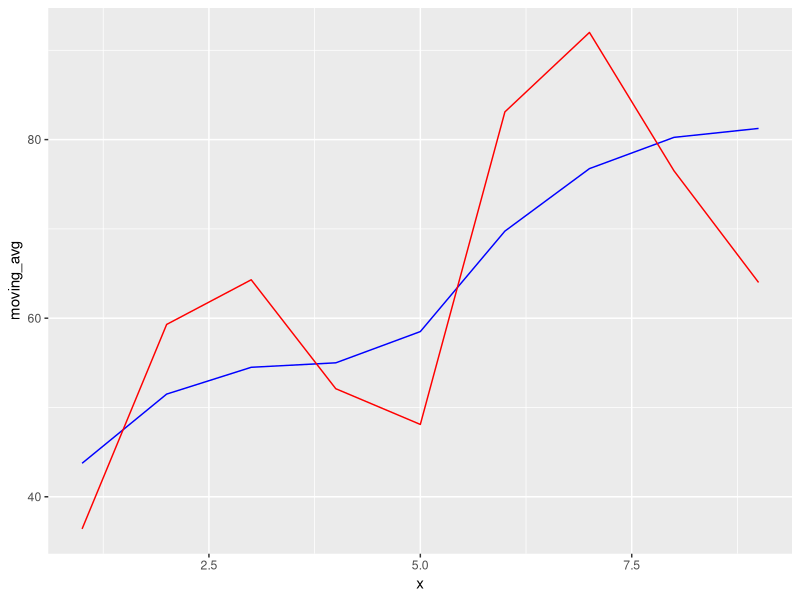
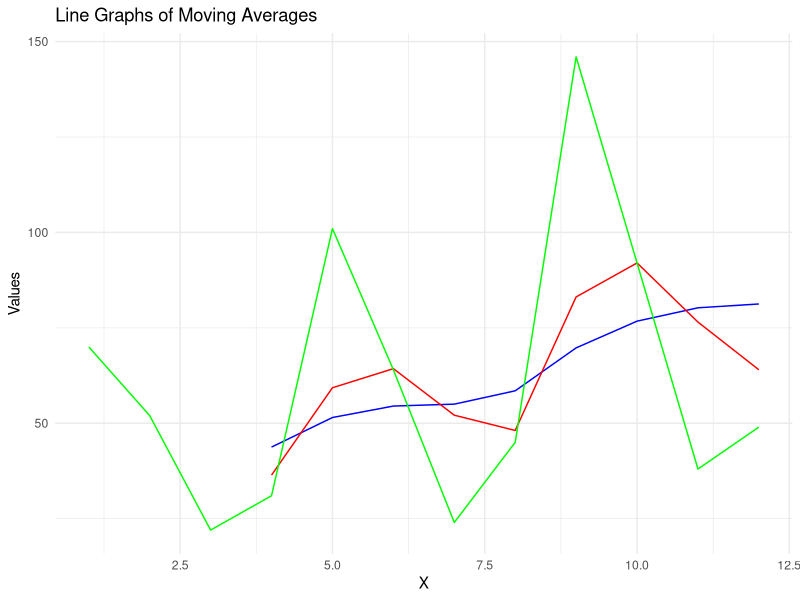
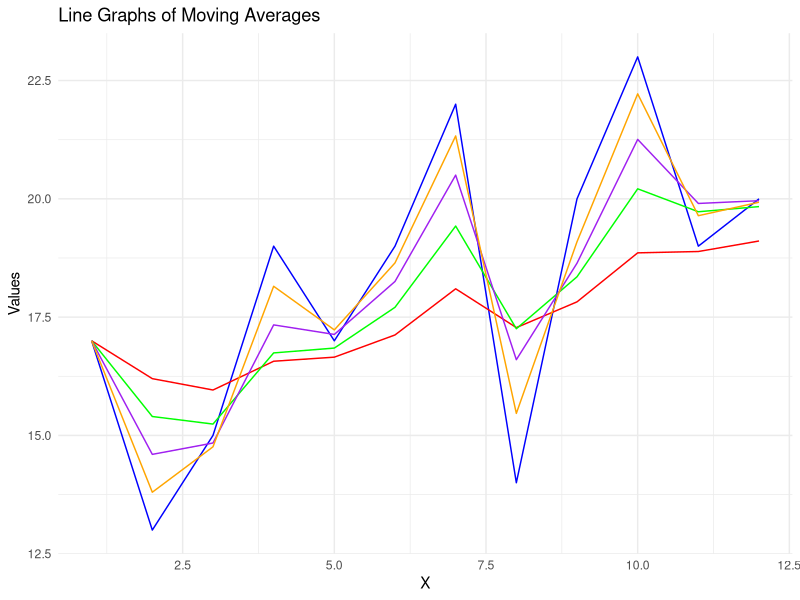
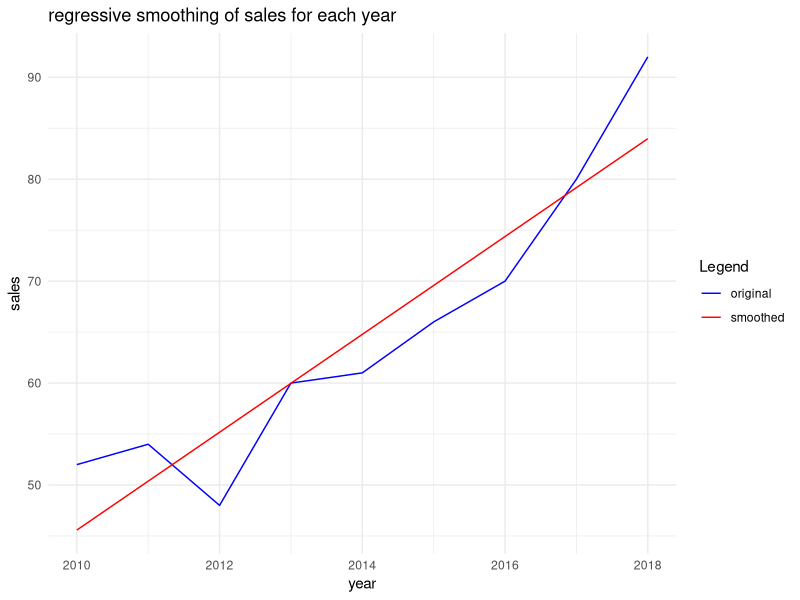
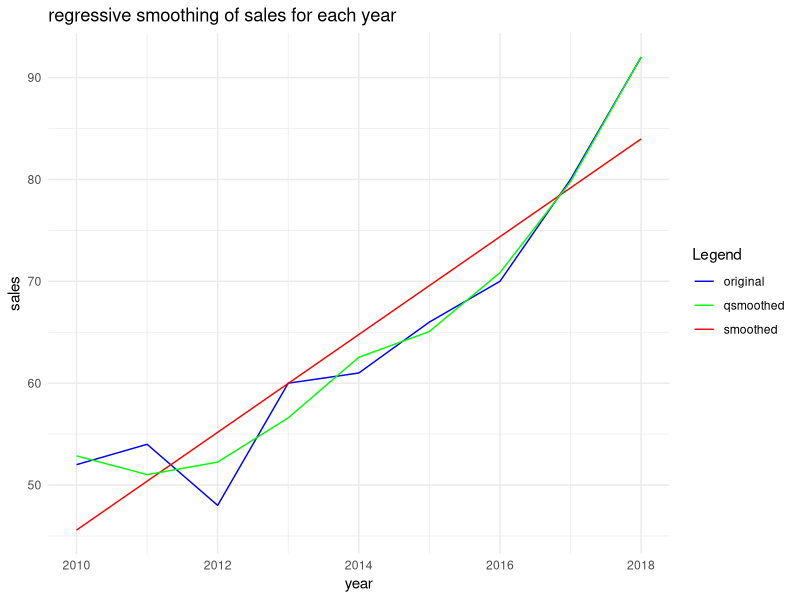
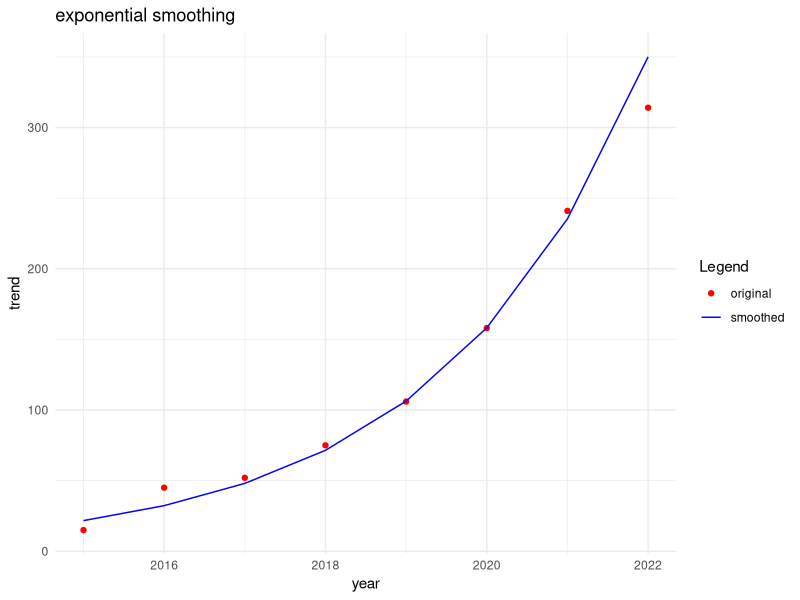

These charts were generated, in order, by the following R code:
## ---- chunk 1
season = rep(c("summer", "monsoon", "winter", "spring"), 3)

data = data.frame(season = season,
                  year = c(rep(2020, 4),
                           rep(2021, 4),
                           rep(2022, 4)),
                  levels = c(70, 52, 22, 31, 101, 64, 24, 45, 146, 92, 38, 49))

data

## ---- chunk 2
library(zoo)
data$moving_avg =  rollapply(data$levels, width = 4, FUN = mean, align = 'right', fill = NA)
data 
## ---- chunk 3
wgt = c(1, 2, 3, 4)

weighted_avg = function(x){
  sum(x * wgt)/ sum(wgt)
}

data$wgt_avg = rollapply(data$levels, width = 4, FUN = weighted_avg, align = 'right', fill = NA)

data
## ---- chunk 4
x = seq(1, 9)

plot_data = data.frame(x,
             moving_avg = na.omit(data$moving_avg),
             wgt_mvn_avg = na.omit(data$wgt_avg))

plot_data
## ---- chunk 5
library(ggplot2)

ggplot(plot_data, aes(x=x))+
  geom_line(aes(y = moving_avg), color = "blue")+
  geom_line(aes(y = wgt_mvn_avg), color = "red")
  labs(title = "Line Graphs of Moving Averages",
       x = "X",
       y = "Values") +
  scale_color_manual(name = "Legend", values = c("moving_avg" = "blue", "wgt_mvn_avg" = "red")) +
  theme_minimal()
## ---- chunk 6
ggplot(data, aes(x = seq(1,12)))+
  geom_line(aes(y = moving_avg), color = "blue")+
  geom_line(aes(y = wgt_avg), color = "red")+
  geom_line(aes(y = levels), color = "green")+
  labs(title = "Line Graphs of Moving Averages",
       x = "X",
       y = "Values") +
  scale_color_manual(name = "Legend", values = c("moving_avg" = "blue", "wgt_mvn_avg" = "red","original data" = "green")) +
  theme_minimal()
## ---- chunk 7
exp_data = data.frame(year = c(rep(2018, 3),
                               rep(2019, 3),
                               rep(2020, 3),
                               rep(2021, 3)),
                      period = rep(c("I", "II", "III"), 4),
                      no_claims = c(17, 13, 15, 19, 17, 19, 22, 14, 20, 23, 19, 20))

exp_data
## ---- chunk 8
exp_smooth = function(alpha, x){
  a = c(x[1])
  
  b = length(a)
  for(i in c(2:length(x))){
    val = (alpha * x[i]) + (1- alpha) * a[i -1]
    a = c(a,val)
  }
  
  return(a)
}
## ---- chunk 9
x_exp = exp_data$no_claims
exp_data$alpha_0.2 = exp_smooth(0.2, x_exp)
exp_data$alpha_0.4 = exp_smooth(0.4, x_exp)
exp_data$alpha_0.6 = exp_smooth(0.6, x_exp)
exp_data$alpha_0.8 = exp_smooth(0.8, x_exp)

exp_data
## ---- chunk 10
ggplot(exp_data, aes(x = seq(1, 12)))+
  geom_line(aes(y = no_claims), color = "blue")+
  geom_line(aes(y = alpha_0.2), color = "red")+
  geom_line(aes(y = alpha_0.4), color = "green")+
  geom_line(aes(y = alpha_0.6), color = "purple")+
  geom_line(aes(y = alpha_0.8), color = "orange")+
  labs(title = "Line Graphs of Moving Averages",
       x = "X",
       y = "Values") +
  scale_color_manual(name = "Legend", values = c("original" = "blue", "alpha 0.2" = "red","alpha 0.4" = "green", "alpha 0.6" = "purple", "alpha 0.8" = "orange")) +
  theme_minimal()
## ---- chunk 11
reg_data = data.frame(year = seq(2010, 2018),
             sales = c(52, 54, 48, 60, 61, 66, 70, 80, 92))
## ---- chunk 12
med_yr = median(reg_data$year)
reg_data$x_t = reg_data$year - med_yr

reg_data
## ---- chunk 13
reg_data$x_y = reg_data$x_t * reg_data$x_t
reg_data$x_t_sqrd = reg_data$x_t ^ 2

reg_data
## ---- chunk 14
summary(lm(sales~x_t, data = reg_data))
## ---- chunk 15
lm(sales~x_t, data = reg_data)$coefficients
## ---- chunk 16
reg_data$smooth = 4.80000 * reg_data$x_t + 64.77778 

reg_data
## ---- chunk 17
library(ggplot2)

ggplot(aes(x = year), data = reg_data)+
  geom_line(aes(y = sales, color = "original"))+ 
  geom_line(aes(y = smooth, color = "smoothed"))+
  labs(
    title = "regressive smoothing of sales for each year",
    x = "year",
    y = "sales"
  )+
  scale_color_manual(name = "Legend", values = c("original" = "blue", "smoothed" = "red"))+
  theme_minimal()
## ---- chunk 18
reg_data$quad_smooth = predict(loess(sales~x_t, reg_data), reg_data)
reg_data
## ---- chunk 19
ggplot(aes(x = year), data = reg_data)+
  geom_line(aes(y = sales, color = "original"))+ 
  geom_line(aes(y = smooth, color = "smoothed"))+
  geom_line(aes(y = quad_smooth, color = "qsmoothed"))+
  labs(
    title = "regressive smoothing of sales for each year",
    x = "year",
    y = "sales"
  )+
  scale_color_manual(name = "Legend", values = c("original" = "blue", "smoothed" = "red", "qsmoothed" = "green"))+
  theme_minimal()
## ---- chunk 20
exp_data = data.frame(year = seq(2015, 2022),
                      revenue = c(15, 45, 52, 75, 106, 158, 241, 314))
exp_data
## ---- chunk 21
exp_data$t = exp_data$year - median(exp_data$year)
exp_data$t_sqrd = exp_data$t^2
exp_data$zt = log(exp_data$revenue)
exp_data
## ---- chunk 22
exp_n = nrow(exp_data)

cat("Beta_0 of the data is: ",exp(sum(exp_data$zt)/ exp_n), "\n")
## ---- chunk 23
exp_data$tzt = exp_data$t * exp_data$zt
exp_data
## ---- chunk 24
cat("Beta_1 is given as: ", sum(exp_data$tzt)/ sum(exp_data$t_sqrd), "\n")
## ---- chunk 25
beta_1 = 0.3971438 
beta_0 = 87.17857
exp_data$smoothed = beta_0  * exp(beta_1 * exp_data$t)
exp_data
## ---- chunk 26
library(ggplot2)

ggplot(aes(x = year), data = exp_data)+
  geom_point(aes(y = revenue, color = "original"))+
  geom_line(aes(y = smoothed, color = "smoothed"))+
  labs(
    title = "exponential smoothing",
    x = "year",
    y = "trend"
  )+
  scale_color_manual(name = "Legend", values = c("original" = "red", "smoothed" = "blue"))+
  theme_minimal()
## ---- chunk 27
exp_Data = function(df,x, y){
  # transform
  log_data = log(df[[y]])
  
  yr = df[[x]]
  
  # fit 
  model = lm(log_data~yr, data = df )
  
  print(paste("model summary:\n", summary(model)))
  
  # intercepts
  alpha = exp(coef(model)[1])
  beta = coef(model)[2]
  
  cat("The alpha value is and the beta value is:\n\t", alpha, "\t", beta,"\n")
  
  val = df[[x]]
  
  predicted = alpha * exp(beta * val)
  
  return(predicted)
  
  
}
## ---- chunk 28
exp_data$func_smth = exp_Data(exp_data, "t", "revenue")
## ---- chunk 29
exp_data
